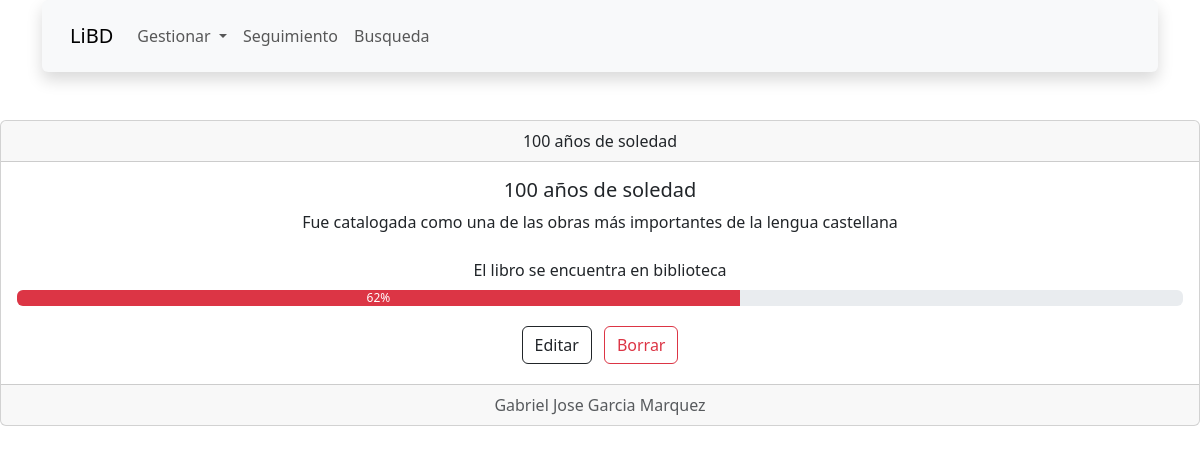
Page /gestionar/libro/libro_ver.php?idLibro=1 on the committed database.
### tables this page shows
CREATE TABLE `libro` (
  `idLibro` int(11) NOT NULL AUTO_INCREMENT,
  `titulo` varchar(60) NOT NULL,
  `idAutor` int(11) NOT NULL,
  `anio` int(11) NOT NULL,
  `descripcion` varchar(120) NOT NULL,
  `paginas` int(11) NOT NULL,
  `paginasLeidas` int(11) NOT NULL,
  `siguiente` tinyint(1) DEFAULT NULL,
  `biblioteca` tinyint(1) DEFAULT NULL,
  PRIMARY KEY (`idLibro`),
  KEY `idAutor` (`idAutor`),
  CONSTRAINT `libro_ibfk_1` FOREIGN KEY (`idAutor`) REFERENCES `autor` (`idAutor`)
);

CREATE TABLE `autor` (
  `idAutor` int(11) NOT NULL AUTO_INCREMENT,
  `pNombre` varchar(20) NOT NULL,
  `sNombre` varchar(20) DEFAULT NULL,
  `pApellido` varchar(20) NOT NULL,
  `sApellido` varchar(20) DEFAULT NULL,
  PRIMARY KEY (`idAutor`)
);

### gestionar/libro/libro_ver.php (the view, shortened to what this page needs)
<!DOCTYPE html>
<html lang="en">
  <head>
  </head>
  <body>
    <?php
    include(ROOT_DIR . "navbar.php");
    include(ROOT_DIR . "MySQLi.php");
    $result = mysqli_query($mysqli, "SELECT * FROM libro NATURAL JOIN autor WHERE idLibro = $_GET[idLibro]");
    while ($res = mysqli_fetch_array($result)) {
      $idLibro = $res['idLibro'];
      $titulo = $res['titulo'];
      $descripcion = $res['descripcion'];
      $paginas = $res['paginas'];
      $paginasLeidas = $res['paginasLeidas'];
      $pNombre = $res['pNombre'];
      $sNombre = $res['sNombre'];
      $pApellido = $res['pApellido'];
      $sApellido = $res['sApellido'];
    }
    if ($biblioteca = 1) {
      $enBiblioteca = "El libro se encuentra en biblioteca";
    } else {
      $enBiblioteca = "El libro no se encuentra en biblioteca";
    }
    ?>
    <div class="card text-center">
      <div class="card-header">
        <?php echo $titulo ?>
      </div>
      <div class="card-body">
        <h5 class="card-title">
          <?php echo $titulo ?>
        </h5>
        <p class="card-text">
          <?php echo $descripcion . "<br>" ?>
        <ul class="list-group list-group-flush">
          <li class="list-group-item">
            <?php echo $enBiblioteca . "<br>" ?>
          </li>
        </ul>
        <div class="progress" role="progressbar" aria-label="Danger example" aria-valuenow="100" aria-valuemin="0"
          aria-valuemax="100">
          <div class="progress-bar bg-danger" style="width: <?php echo floor(($paginasLeidas / $paginas) * 100) ?>%">
            <?php echo floor(($paginasLeidas / $paginas) * 100) . "%" ?>
          </div>
        </div>
        </p>
        <a class='btn btn-outline-dark mx-1 my-1' href='libro_form.php?idLibro=<?php echo $idLibro ?>'
          role='button'>Editar</a>
        <a class='btn btn-outline-danger mx-1 my-1' href='libro_delete.php?idLibro=<?php echo $idLibro ?>'
          role='button'>Borrar</a>
      </div>
      <div class="card-footer text-body-secondary">
        <?php echo $pNombre . " " . $sNombre . " " . $pApellido . " " . $sApellido ?>
      </div>
    </div>
  </body>
</html>

### rows in the picture
libro: titulo "100 años de soledad", descripcion "Fue catalogada como una de las obras más importantes de la lengua castellana", floor(($paginasLeidas / $paginas) * 100) "62", idAutor.pNombre "Gabriel", idAutor.sNombre "Jose", idAutor.pApellido "Garcia", idAutor.sApellido "Marquez"

### other values in the picture
$enBiblioteca "El libro se encuentra en biblioteca"
